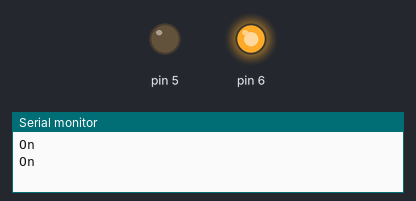
Bench run of a sketch on a simulated Arduino Uno, built with avr-gcc and run on an emulated ATmega328P. Shown: output pins drawn as LEDs (lit = HIGH), the last lines printed to the serial monitor.

Above: at 1.5 s.
At 5.0 s:
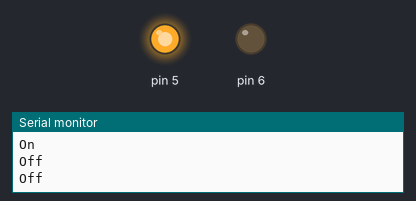
Timing chart, 0 to 9.1 s (numbered marks = the images above):
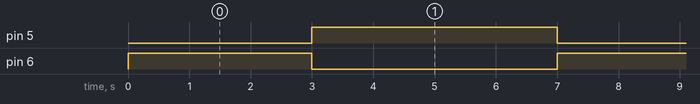

The sketch:

taskA2.ino
```cpp
#include <Arduino_FreeRTOS.h>


void setup() {
Serial.begin(9600);
pinMode(5, OUTPUT);
pinMode(6, OUTPUT);
xTaskCreate(task_a,"task_1", 128, NULL, 1, NULL);
xTaskCreate(task_b,"task_2", 128, NULL, 1, NULL);


}

//---------------------------------
void task_a()
{
  while(1)
  {

    digitalWrite(5, LOW);
    Serial.println("On");

    delay(3000);
    digitalWrite(5, HIGH);
    Serial.println("Off");
    delay(4000);
  }
}


void task_b()
{
  while(1)
  {

    digitalWrite(6, HIGH);
    Serial.println("On");

    delay(3000);
    digitalWrite(6, LOW);
    Serial.println("Off");
    delay(4000);
  }
}

//---------------------
void loop() {

  }
```

Measured:
- by itself, pin 5: alternates HIGH for 4.0 s and LOW for 3.0 s
- by itself, pin 6: alternates HIGH for 3.0 s and LOW for 4.0 s
